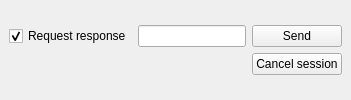
     <widget class="QWidget" name="tab_5">
      <attribute name="title">
       <string>USSD</string>
      </attribute>
      <layout class="QVBoxLayout">
       <property name="spacing">
        <number>6</number>
       </property>
       <property name="leftMargin">
        <number>9</number>
       </property>
       <property name="topMargin">
        <number>9</number>
       </property>
       <property name="rightMargin">
        <number>9</number>
       </property>
       <property name="bottomMargin">
        <number>9</number>
       </property>
       <item>
        <layout class="QGridLayout">
         <item row="0" column="0">
          <widget class="QCheckBox" name="chkAskResponse">
           <property name="text">
            <string>Request response</string>
           </property>
           <property name="checked">
            <bool>true</bool>
           </property>
          </widget>
         </item>
         <item row="0" column="1">
          <widget class="QLineEdit" name="leUSSDString">
           <property name="inputMask">
            <string/>
           </property>
           <property name="maxLength">
            <number>120</number>
           </property>
          </widget>
         </item>
         <item row="0" column="2">
          <widget class="QPushButton" name="pbSendUSSD">
           <property name="text">
            <string>Send</string>
           </property>
          </widget>
         </item>
         <item row="1" column="1">
          <widget class="QLabel" name="lblResponse">
           <property name="toolTip">
            <string>User response</string>
           </property>
           <property name="text">
            <string/>
           </property>
          </widget>
         </item>
         <item row="1" column="2">
          <widget class="QPushButton" name="pbCancelUSSD">
           <property name="text">
            <string>Cancel session</string>
           </property>
          </widget>
         </item>
        </layout>
       </item>
      </layout>
     </widget>
